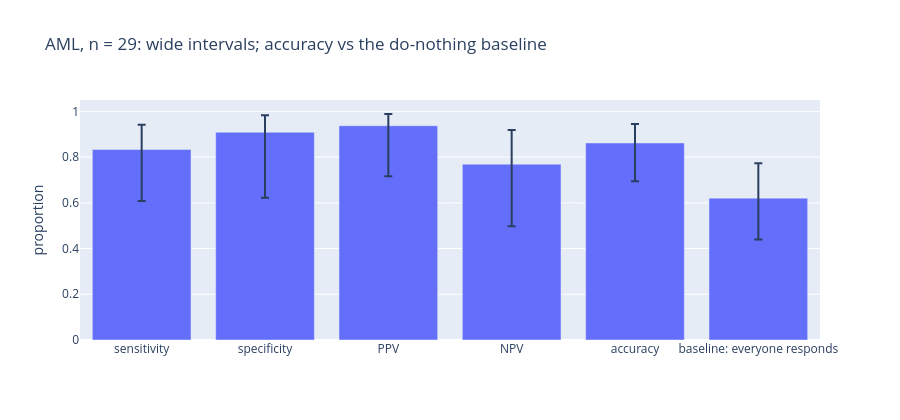

The cell this chart's notebook holds for it:
### Code cell
names = list(metrics)
vals = [k / n for k, n in metrics.values()]
ci = [wilson(k, n) for k, n in metrics.values()]
fig = go.Figure(go.Bar(x=names, y=vals, error_y=dict(type="data", symmetric=False,
                       array=[h - v for v, (l, h) in zip(vals, ci)], arrayminus=[v - l for v, (l, h) in zip(vals, ci)])))
fig.update_layout(yaxis=dict(title="proportion", range=[0, 1.05]), height=420,
                  title=f"AML, n = {N_AML}: wide intervals; accuracy vs the do-nothing baseline")
fig

### Figure 1 — Plotly figure (JSON) as saved in the notebook; plotly's stock layout.template omitted (floating-point values rounded to 4 significant figures)
{"data": [{"error_y": {"array": [0.1083, 0.07468, 0.05138, 0.149, 0.08296, 0.1524], "arrayminus": [0.2256, 0.2865, 0.2208, 0.2718, 0.1677, 0.1807], "symmetric": false, "type": "data"}, "type": "bar", "x": ["sensitivity", "specificity", "PPV", "NPV", "accuracy", "baseline: everyone responds"], "y": [0.8333, 0.9091, 0.9375, 0.7692, 0.8621, 0.6207]}], "layout": {"height": 420, "title": {"text": "AML, n = 29: wide intervals; accuracy vs the do-nothing baseline"}, "yaxis": {"range": [0, 1.05], "title": {"text": "proportion"}}}}
